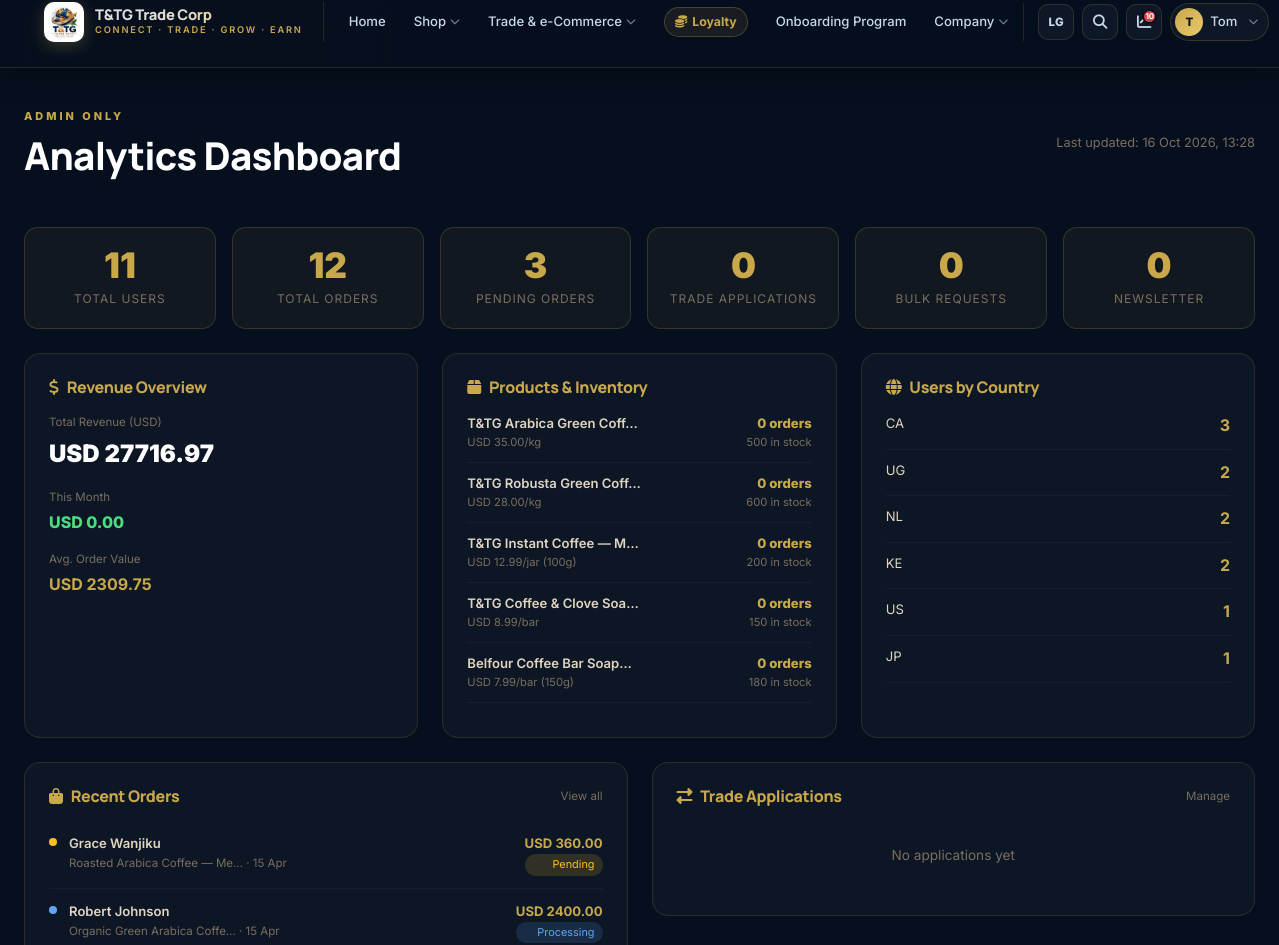
The app's page /accounts/analytics/ (signed in, upper part), older data.
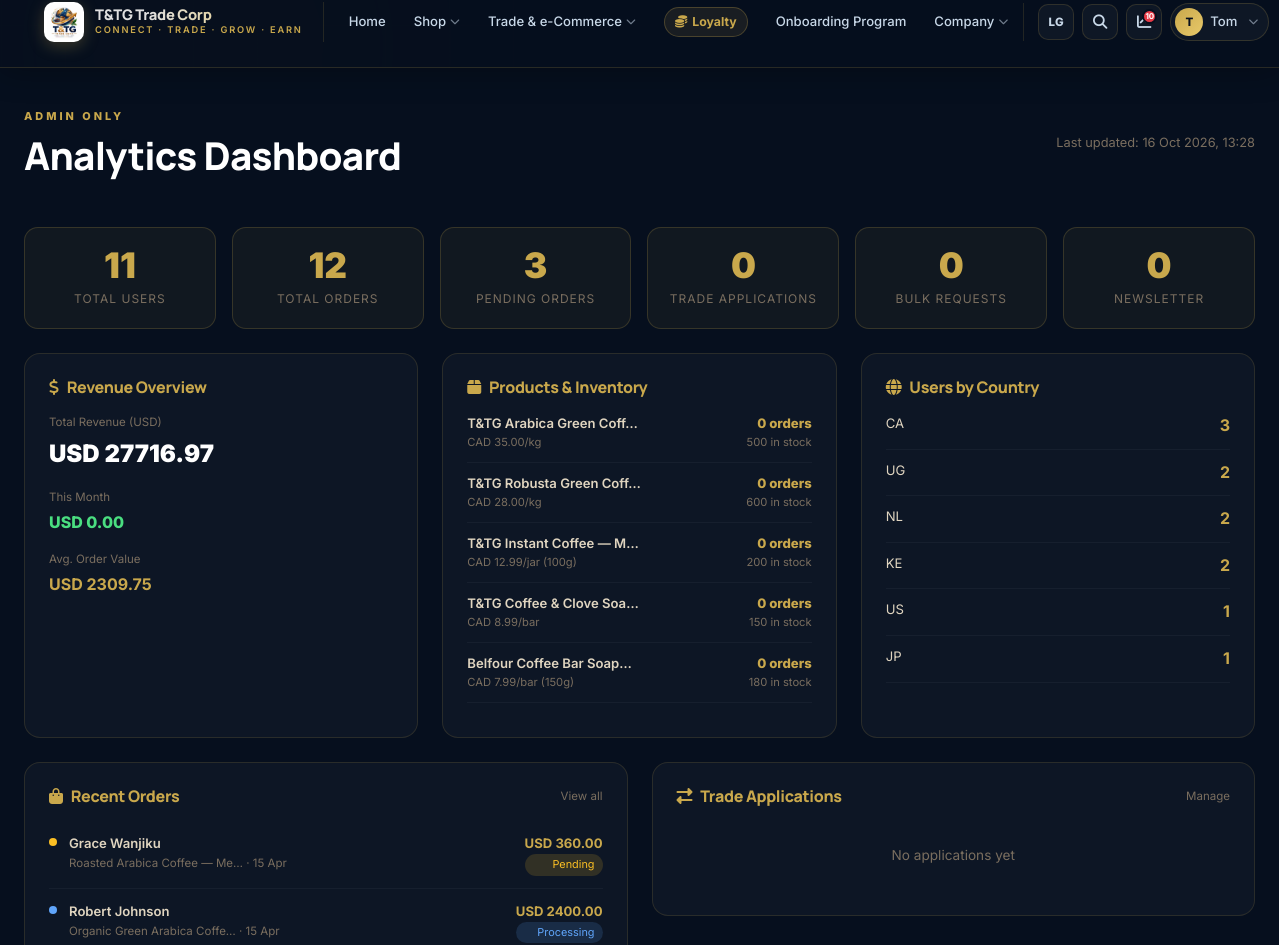
The same page, newer data.
### marketplace/models.py (models this page shows, shortened)
class Product(models.Model):
    MARKET_CHOICES = [('local','Local'),('international','International'),('both','Both')]
    name              = models.CharField(max_length=200)
    category          = models.CharField(max_length=50, choices=CATEGORY_CHOICES)
    gender_target     = models.CharField(max_length=10, choices=GENDER_TARGET_CHOICES, default='all',
                                         verbose_name='Target Audience')
    description       = models.TextField()
    price             = models.DecimalField(max_digits=12, decimal_places=2)
    currency          = models.CharField(max_length=5, default='USD')
    quantity_available= models.IntegerField(default=0)
    unit              = models.CharField(max_length=50, default='unit')
    image             = CloudinaryField('image', folder='tntg/products', blank=True, null=True,
                                          help_text='Upload photo — stored on Cloudinary CDN.')
    image_url         = models.URLField(blank=True,
                                        help_text='Stock/placeholder photo link — used only if no photo is uploaded above.')
    video             = models.FileField(upload_to='products/videos/', blank=True, null=True,
                                         help_text='Upload your own product video — takes priority over Video URL below.')
    video_url         = models.URLField(blank=True,
                                        help_text='YouTube/Vimeo link — used only if no video is uploaded above.')
    market_type       = models.CharField(max_length=20, choices=MARKET_CHOICES, default='both')
    seller            = models.ForeignKey(CustomUser, on_delete=models.SET_NULL, null=True, blank=True,
                                          related_name='products')
    origin_country    = models.CharField(max_length=2, blank=True)
    is_active         = models.BooleanField(default=True)
    is_featured       = models.BooleanField(default=False)
    created_at        = models.DateTimeField(auto_now_add=True)

### accounts/views.py (the view)
# urls.py: path('analytics/', views.analytics_dashboard, name='analytics_dashboard'),
@login_required
def analytics_dashboard(request):
    from marketplace.models import Order, Product, BulkOrder
    from services.models import TradeInquiry
    from core.models import Notification, NewsletterSubscriber
    from accounts.models import CustomUser
    from django.db.models import Sum, Avg, Count
    from django.utils import timezone
    from datetime import timedelta
    import decimal
    if not request.user.is_staff:
        messages.error(request, 'Access denied.')
        return redirect('dashboard')
    now   = timezone.now()
    month = now - timedelta(days=30)
    try: total_revenue    = Order.objects.aggregate(s=Sum('total_price'))['s'] or decimal.Decimal('0')
    except: total_revenue = decimal.Decimal('0')
    try: monthly_revenue  = Order.objects.filter(created_at__gte=month).aggregate(s=Sum('total_price'))['s'] or decimal.Decimal('0')
    except: monthly_revenue = decimal.Decimal('0')
    try: avg_order        = Order.objects.aggregate(a=Avg('total_price'))['a'] or decimal.Decimal('0')
    except: avg_order     = decimal.Decimal('0')
    stats = {
        'total_users':      CustomUser.objects.count(),
        'total_orders':     Order.objects.count(),
        'pending_orders':   Order.objects.filter(status='pending').count(),
        'trade_inquiries':  TradeInquiry.objects.count(),
        'bulk_orders':      BulkOrder.objects.count(),
        'newsletter_subs':  NewsletterSubscriber.objects.filter(active=True).count(),
        'total_revenue':    total_revenue,
        'monthly_revenue':  monthly_revenue,
        'avg_order':        avg_order,
    }
    top_products = Product.objects.filter(is_active=True).select_related('seller').annotate(
        order_count=Count('order')
    ).order_by('-order_count')[:5]
    users_by_country = CustomUser.objects.values('country').annotate(
        count=Count('id')
    ).order_by('-count')[:6]
    ctx = {
        'stats':          stats,
        'top_products':   top_products,
        'users_by_country': users_by_country,
        'recent_orders':  Order.objects.select_related('buyer','product').order_by('-created_at')[:8],
        'recent_trade':   TradeInquiry.objects.order_by('-created_at')[:6],
        'recent_notifs':  Notification.objects.order_by('-created_at')[:6],
    }
    return render(request, 'accounts/analytics_dashboard.html', ctx)

### accounts/models.py (called while the page is built, shortened)
    @property
    def safe_profile_photo_url(self):
        if not self.profile_photo:
            return None

### core/context_processors.py (called while the page is built)
def cloudinary_status(request):
    from django.conf import settings
    return {
        'USE_CLOUDINARY': getattr(settings, 'USE_CLOUDINARY', False),
        'MEDIA_URL': settings.MEDIA_URL,
    }

def social_links(request):
    from django.conf import settings
    return {
        'SOCIAL_LINKEDIN':  getattr(settings, 'SOCIAL_LINKEDIN',  ''),
        'SOCIAL_FACEBOOK':  getattr(settings, 'SOCIAL_FACEBOOK',  ''),
        'SOCIAL_INSTAGRAM': getattr(settings, 'SOCIAL_INSTAGRAM', ''),
        'SOCIAL_TIKTOK':    getattr(settings, 'SOCIAL_TIKTOK',    ''),
        'SOCIAL_WHATSAPP':  getattr(settings, 'SOCIAL_WHATSAPP',  'https://wa.me/14168323512'),
    }

def notifications_ctx(request):
    if request.user.is_authenticated and request.user.is_staff:
        from .models import Notification
        count = Notification.objects.filter(is_read=False).count()
        return {'unread_notifications': count}
    return {'unread_notifications': 0}

### core/translations.py (called while the page is built)
def get_text(key, lang='en'):
    return TRANSLATIONS.get(lang, {}).get(key) or TRANSLATIONS['en'].get(key) or key

### templates/accounts/analytics_dashboard.html (shortened to what the changed rows need)
{% extends 'base.html' %}
{% block content %}
<div class="an-bg">
<div class="container-fluid px-4">
  <div class="d-flex align-items-center justify-content-between flex-wrap gap-3 mb-5">
    <div>
      <h2 style="color:#fff;font-weight:900;margin:0">Analytics Dashboard</h2>
    </div>
  </div>
  <div class="row g-4 mb-4">
    <div class="col-md-4">
      <div class="an-card h-100">
        {% for p in top_products %}
        <div style="display:flex;justify-content:space-between;align-items:center;margin-bottom:10px;padding-bottom:10px;border-bottom:1px solid rgba(255,255,255,.04)">
          <div>
            <div style="color:#e0d5c0;font-size:.82rem;font-weight:600">{{ p.name|truncatechars:24 }}</div>
            <div style="color:#7a6e5f;font-size:.7rem">{{ p.currency }} {{ p.price }}/{{ p.unit }}</div>
          </div>
          <div style="text-align:right">
            <div style="color:#c9a84c;font-weight:800;font-size:.82rem">{{ p.order_count }} orders</div>
            <div style="color:#7a6e5f;font-size:.7rem">{{ p.quantity_available }} in stock</div>
          </div>
        </div>
        {% empty %}
        <div style="color:#7a6e5f;font-size:.82rem">No orders yet</div>
        {% endfor %}
      </div>
    </div>
  </div>
</div>
</div>
{% endblock %}

Row changes from the older to the newer data that the page shows:
changed Product "T&TG Arabica Green Coff…": currency "USD" → "CAD"
changed Product "T&TG Robusta Green Coff…": currency "USD" → "CAD"
changed Product "jar (100g)": currency "USD" → "CAD"
changed Product "bar": currency "USD" → "CAD"
changed Product "bar (150g)": currency "USD" → "CAD"
